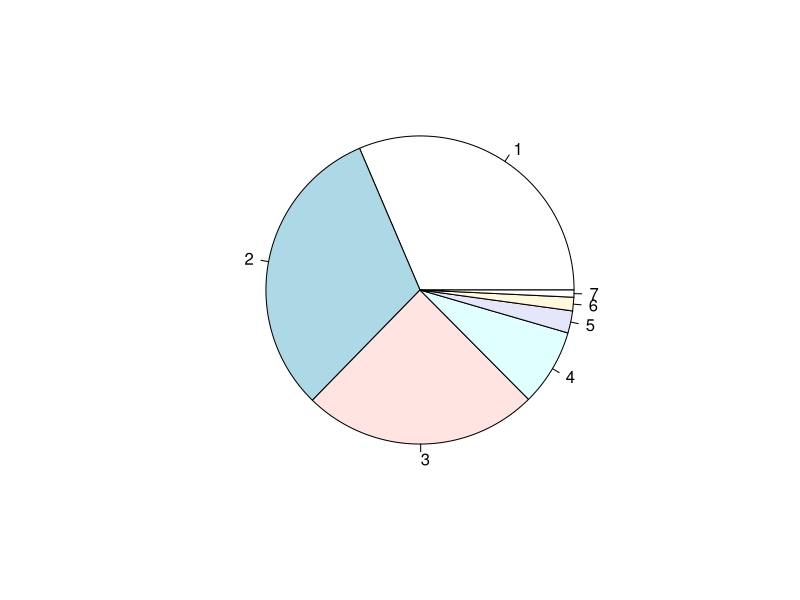
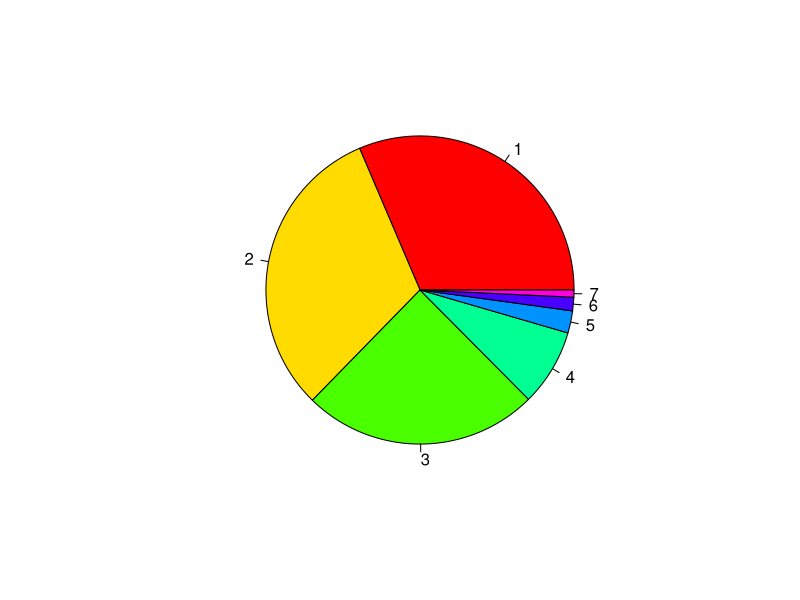
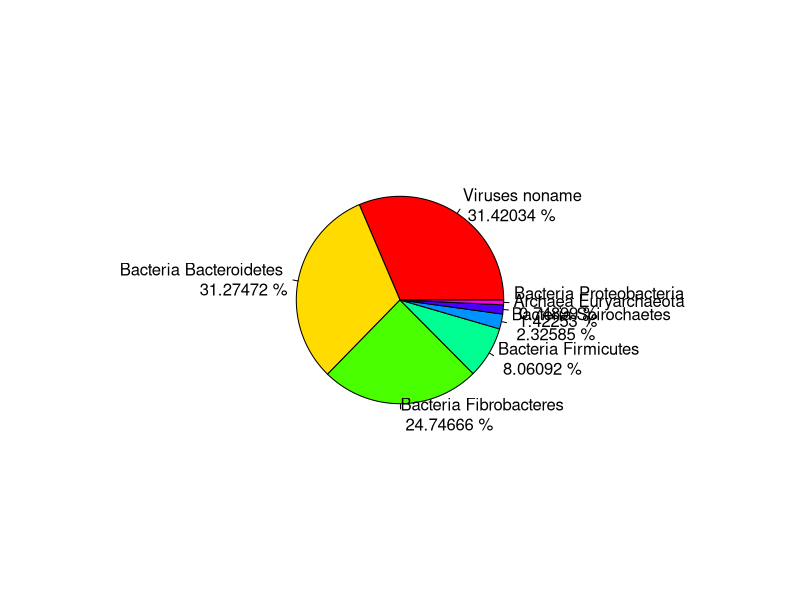

The R script that drew these images, in order:
m=read.table("Species.txt");
pdf("6.1.pdf");
pie(m[,3]);
pie(m[,3],
    col=rainbow(nrow(m) ),
    );

par(mar=rep(8,4) );
pie(m[,3],
    col=rainbow(nrow(m) ),
    labels=paste(m[,1],m[,2],"\n",m[,3],"%" ),
    );

dev.off();
